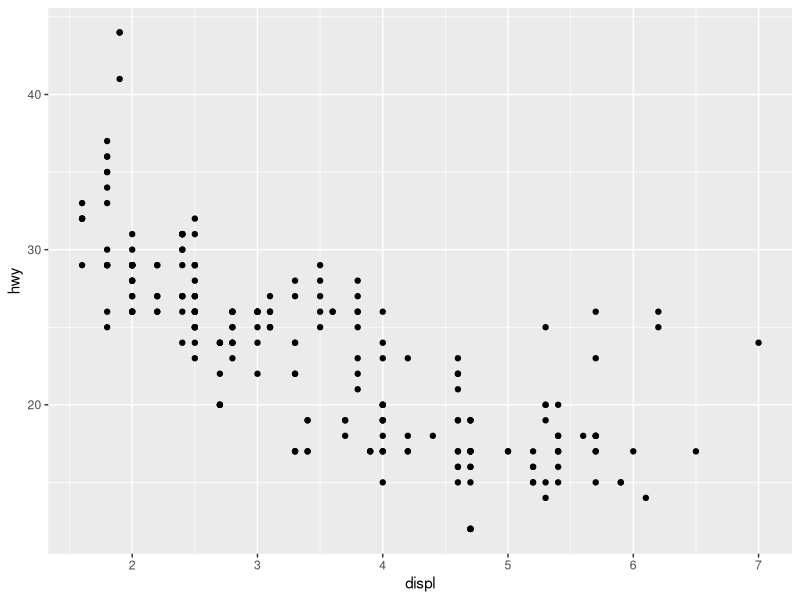
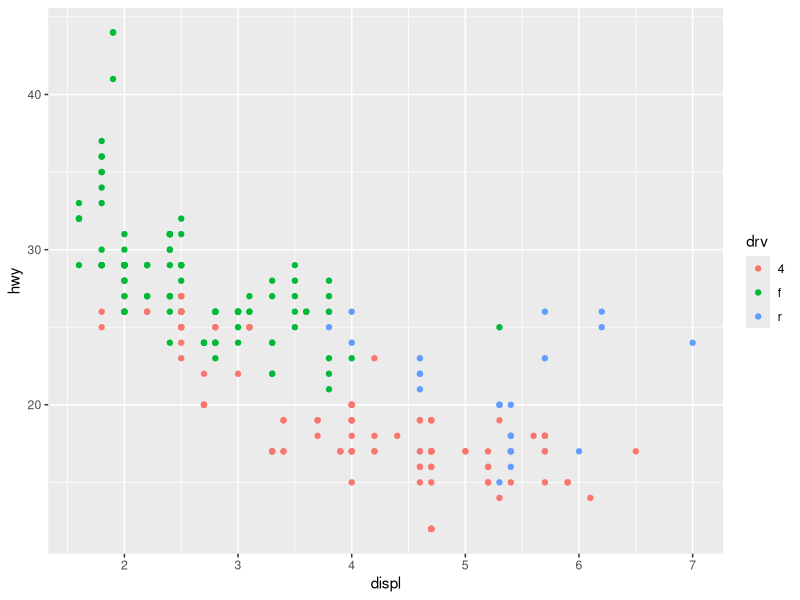
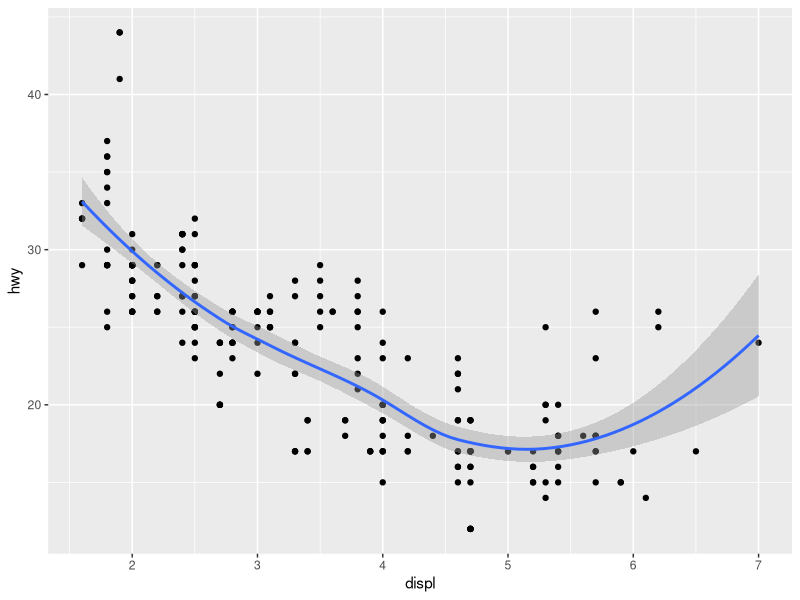
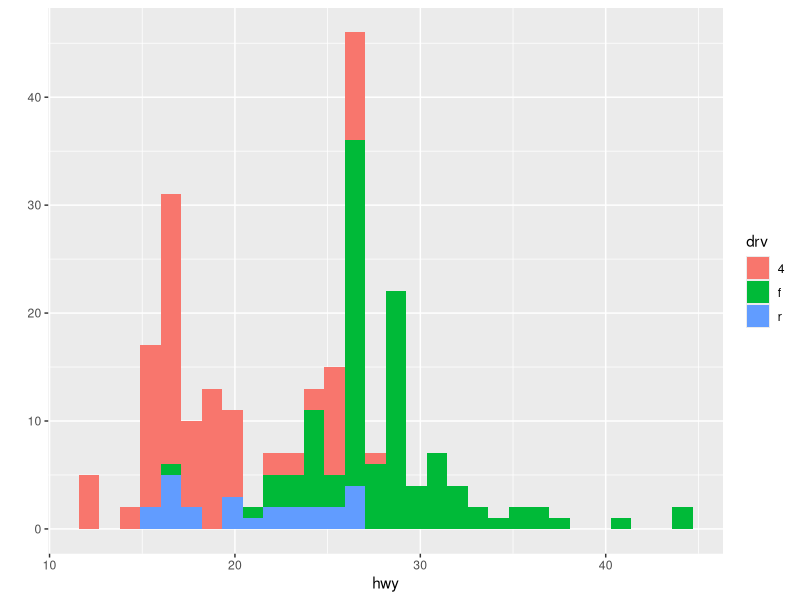
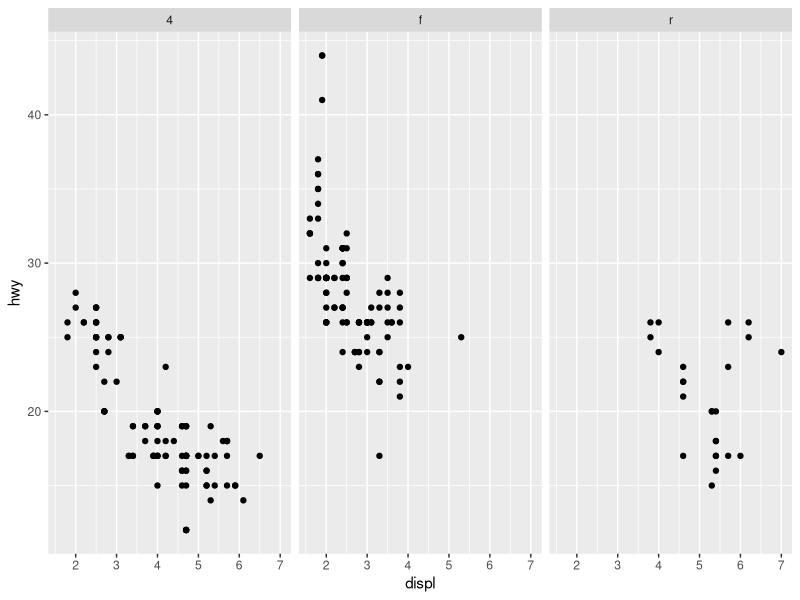
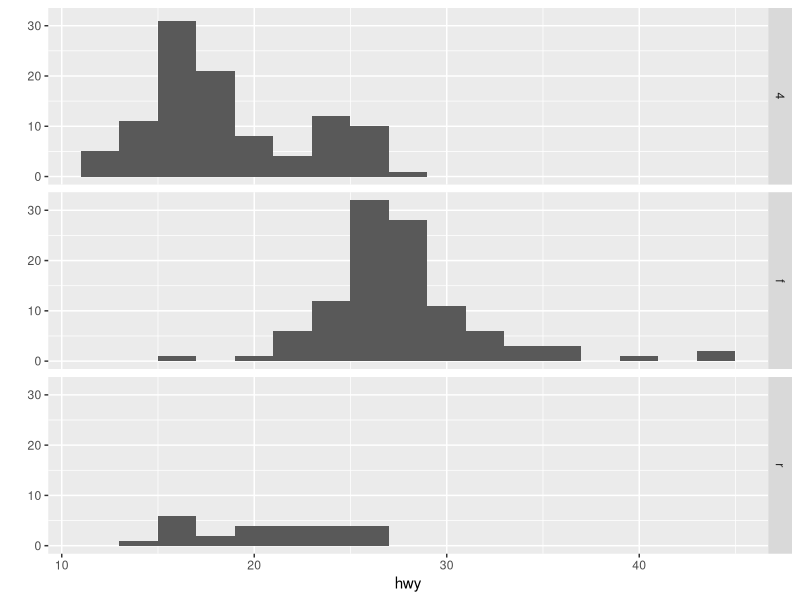
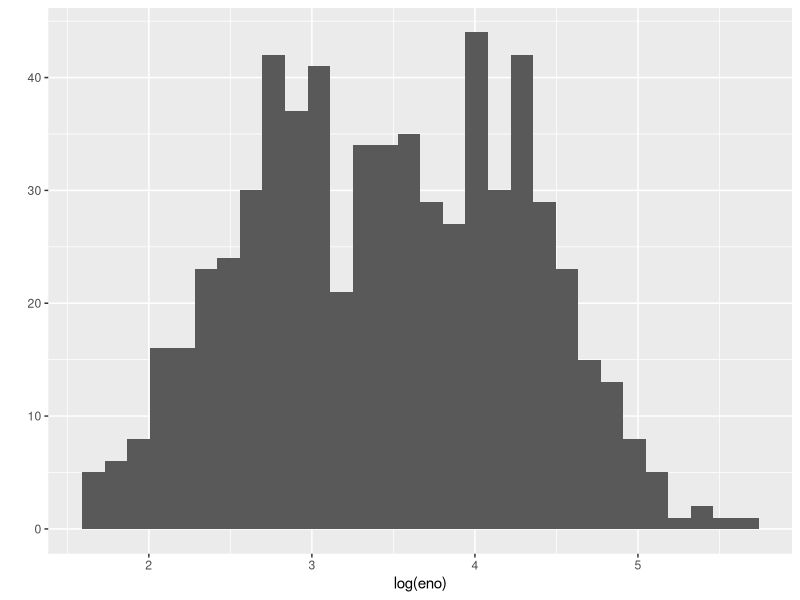
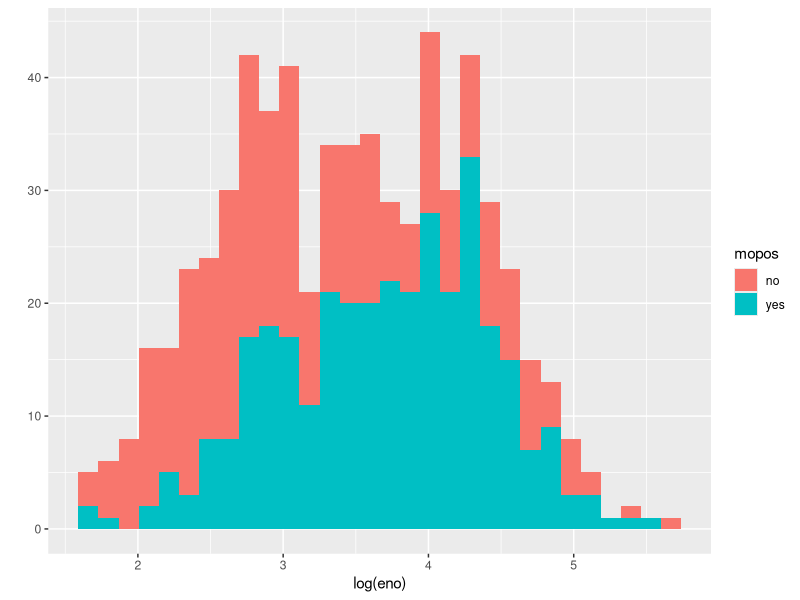

Here is the R script that generated these plots, in order:
## ---- chunk 1
# make this an external chunk that can be included in any file
library(knitr)
options(width = 80)
opts_chunk$set(message = F, error = F, warning = F, comment = NA, fig.align = 'center', dpi = 100, tidy = F, cache.path = '.cache/', fig.path = 'fig/', fig.height = 4, cache = TRUE, fig.show = 'hold')

options(xtable.type = 'html')
knit_hooks$set(inline = function(x) {
  if(is.numeric(x)) {
    round(x, getOption('digits'))
  } else {
    paste(as.character(x), collapse = ', ')
  }
})
knit_hooks$set(plot = knitr:::hook_plot_html)
## ---- chunk 2
library(ggplot2)
str(mpg)
## ---- chunk 3
qplot(displ, hwy, data = mpg)
## ---- chunk 4
qplot(displ, hwy, data = mpg, color = drv)

## ---- chunk 5
qplot(displ, hwy, data = mpg, geom = c("point", "smooth"))

## ---- chunk 6
qplot(hwy, data = mpg, fill = drv)

## ---- chunk 7
qplot(displ, hwy, data = mpg, facets = . ~ drv)
qplot(hwy, data = mpg, facets = drv ~ ., binwidth = 2)
## ---- chunk 8
eno <- read.csv("data/eno.csv")
skin <- read.csv("data/skin.csv")
env <- read.csv("data/environmental.csv")
m <- merge(eno, env, by = "id")
maacs <- merge(m, skin, by = "id")
## ---- chunk 9
str(maacs)
## ---- chunk 10
qplot(log(eno), data = maacs)
## ---- chunk 11
qplot(log(eno), data = maacs, fill = mopos)
## ---- chunk 12
qplot(log(eno), data = maacs, geom = "density")
qplot(log(eno), data = maacs, geom = "density", color = mopos)
## ---- chunk 13
qplot(log(pm25), log(eno), data = maacs)
qplot(log(pm25), log(eno), data = maacs, shape = mopos)
qplot(log(pm25), log(eno), data = maacs, color = mopos)
## ---- chunk 14
qplot(log(pm25), log(eno), data = maacs, color = mopos, 
      geom = c("point", "smooth"), method = "lm")
## ---- chunk 15
qplot(log(pm25), log(eno), data = maacs, geom = c("point", "smooth"), 
      method = "lm", facets = . ~ mopos)
